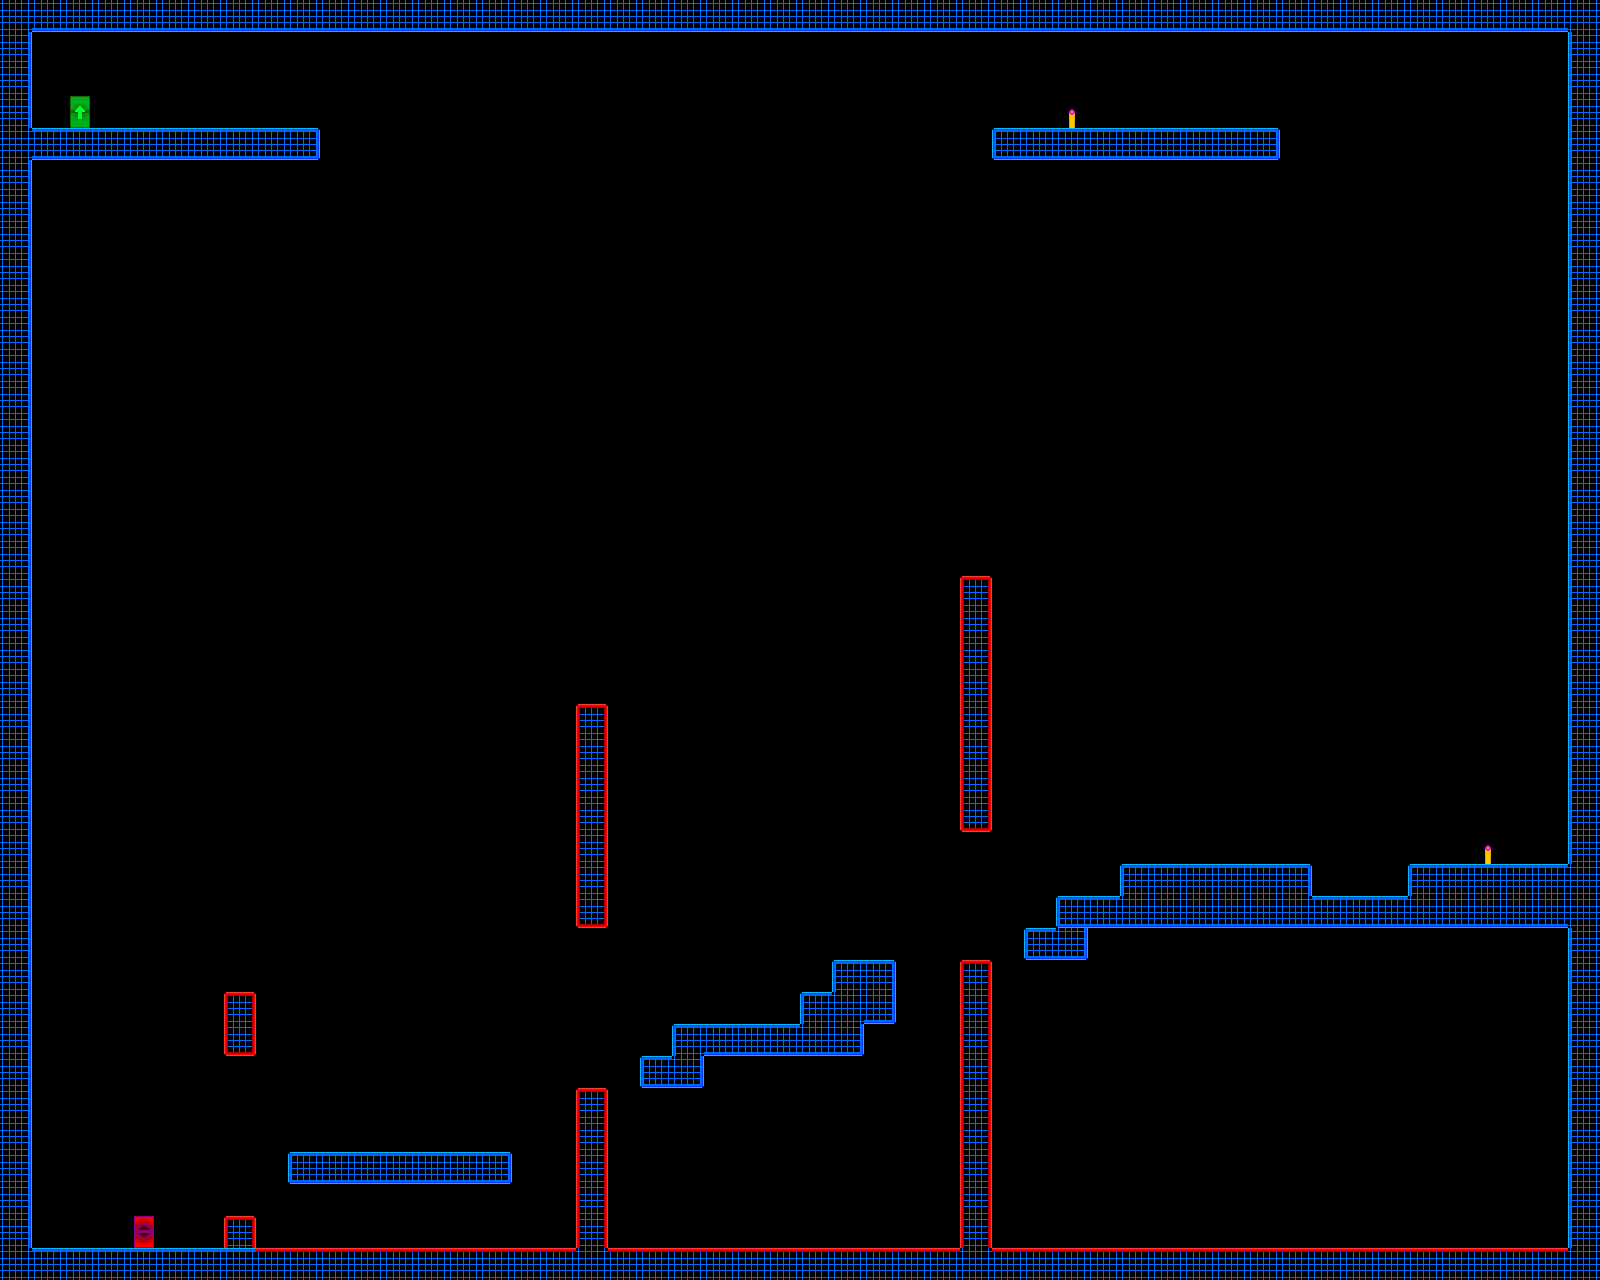

A level layout from a 2D game, rendered from its tile map. Below: a short description, then the map file with tile-grid data replaced by summaries:
An orthogonal 50x40 tile map with 32x32 px tiles, 1 tile layer (Livello tile 1) and 32 objects.

<map version="1.0" orientation="orthogonal" renderorder="right-down" width="50" height="40" tilewidth="32" tileheight="32" nextobjectid="33">
 <tileset firstgid="1" name="TestTile" tilewidth="32" tileheight="32" tilecount="72">
  <image source="resources/tiles/TestTile.png" width="256" height="288" />
 </tileset>
 <layer name="Livello tile 1" width="50" height="40">
  <data>[2000 cells, 279 non-empty, 19 distinct tile ids]</data>
 </layer>
 <objectgroup name="Triggers" visible="0">
  <object id="1" x="1344" y="896" width="32" height="32">
   <properties>
    <property name="PlatReverse" value="" />
   </properties>
  </object>
  <object id="2" x="1344" y="96" width="32" height="32">
   <properties>
    <property name="PlatReverse" value="" />
   </properties>
  </object>
  <object id="3" x="1312" y="864" width="32" height="32">
   <properties>
    <property name="Platform" value="v" />
    <property name="id" value="1" />
   </properties>
  </object>
  <object id="4" x="1472" y="832" width="32" height="32">
   <properties>
    <property name="button" value="1" />
   </properties>
  </object>
  <object id="5" x="1056" y="96" width="32" height="32">
   <properties>
    <property name="button" value="2" />
   </properties>
  </object>
  <object id="6" x="992" y="128" width="32" height="32">
   <properties>
    <property name="PlatReverse" value="" />
   </properties>
  </object>
  <object id="7" x="288" y="128" width="32" height="32">
   <properties>
    <property name="PlatReverse" value="" />
   </properties>
  </object>
  <object id="8" x="896" y="128" width="32" height="32">
   <properties>
    <property name="Platform" value="h" />
    <property name="id" value="2" />
   </properties>
  </object>
  <object id="9" x="64" y="96" width="32" height="32">
   <properties>
    <property name="playerExit" value="" />
   </properties>
  </object>
  <object id="10" x="128" y="1216" width="32" height="32">
   <properties>
    <property name="playerEntrance" value="" />
   </properties>
  </object>
  <object id="11" x="0" y="0" width="1600" height="32">
   <properties>
    <property name="blocker" value="b" />
   </properties>
  </object>
  <object id="12" x="0" y="1248" width="224" height="32">
   <properties>
    <property name="blocker" value="t" />
   </properties>
  </object>
  <object id="13" x="32" y="128" width="288" height="32">
   <properties>
    <property name="blocker" value="tbr" />
   </properties>
  </object>
  <object id="14" x="0" y="32" width="32" height="1216">
   <properties>
    <property name="blocker" value="r" />
   </properties>
  </object>
  <object id="15" x="288" y="1152" width="224" height="32">
   <properties>
    <property name="blocker" value="tblr" />
   </properties>
  </object>
  <object id="16" x="672" y="1024" width="128" height="32">
   <properties>
    <property name="blocker" value="tbl" />
   </properties>
  </object>
  <object id="17" x="800" y="992" width="64" height="64">
   <properties>
    <property name="blocker" value="tl" />
   </properties>
  </object>
  <object id="18" x="832" y="960" width="64" height="64">
   <properties>
    <property name="blocker" value="tr" />
   </properties>
  </object>
  <object id="19" x="1056" y="896" width="512" height="32">
   <properties>
    <property name="blocker" value="tblr" />
   </properties>
  </object>
  <object id="20" x="1120" y="864" width="192" height="32">
   <properties>
    <property name="blocker" value="tblr" />
   </properties>
  </object>
  <object id="21" x="1408" y="864" width="160" height="32">
   <properties>
    <property name="blocker" value="tblr" />
   </properties>
  </object>
  <object id="22" x="1568" y="32" width="32" height="1248">
   <properties>
    <property name="blocker" value="l" />
   </properties>
  </object>
  <object id="23" x="960" y="576" width="32" height="256">
   <properties>
    <property name="deadly" value="tblr" />
   </properties>
  </object>
  <object id="24" x="576" y="704" width="32" height="224">
   <properties>
    <property name="deadly" value="tblr" />
   </properties>
  </object>
  <object id="25" x="224" y="992" width="32" height="64">
   <properties>
    <property name="tblr" value="" />
   </properties>
  </object>
  <object id="26" x="224" y="1216" width="32" height="32">
   <properties>
    <property name="deadly" value="tblr" />
   </properties>
  </object>
  <object id="27" x="576" y="1088" width="32" height="160">
   <properties>
    <property name="deadly" value="tblr" />
   </properties>
  </object>
  <object id="28" x="960" y="960" width="32" height="288">
   <properties>
    <property name="deadly" value="tblr" />
   </properties>
  </object>
  <object id="29" x="224" y="1248" width="1344" height="32">
   <properties>
    <property name="deadly" value="t" />
   </properties>
  </object>
  <object id="30" x="640" y="1056" width="64" height="32">
   <properties>
    <property name="blocker" value="ltb" />
   </properties>
  </object>
  <object id="31" x="1024" y="928" width="64" height="32">
   <properties>
    <property name="blocker" value="tlb" />
   </properties>
  </object>
  <object id="32" x="992" y="128" width="288" height="32">
   <properties>
    <property name="blocker" value="tlbr" />
   </properties>
  </object>
 </objectgroup>
</map>
